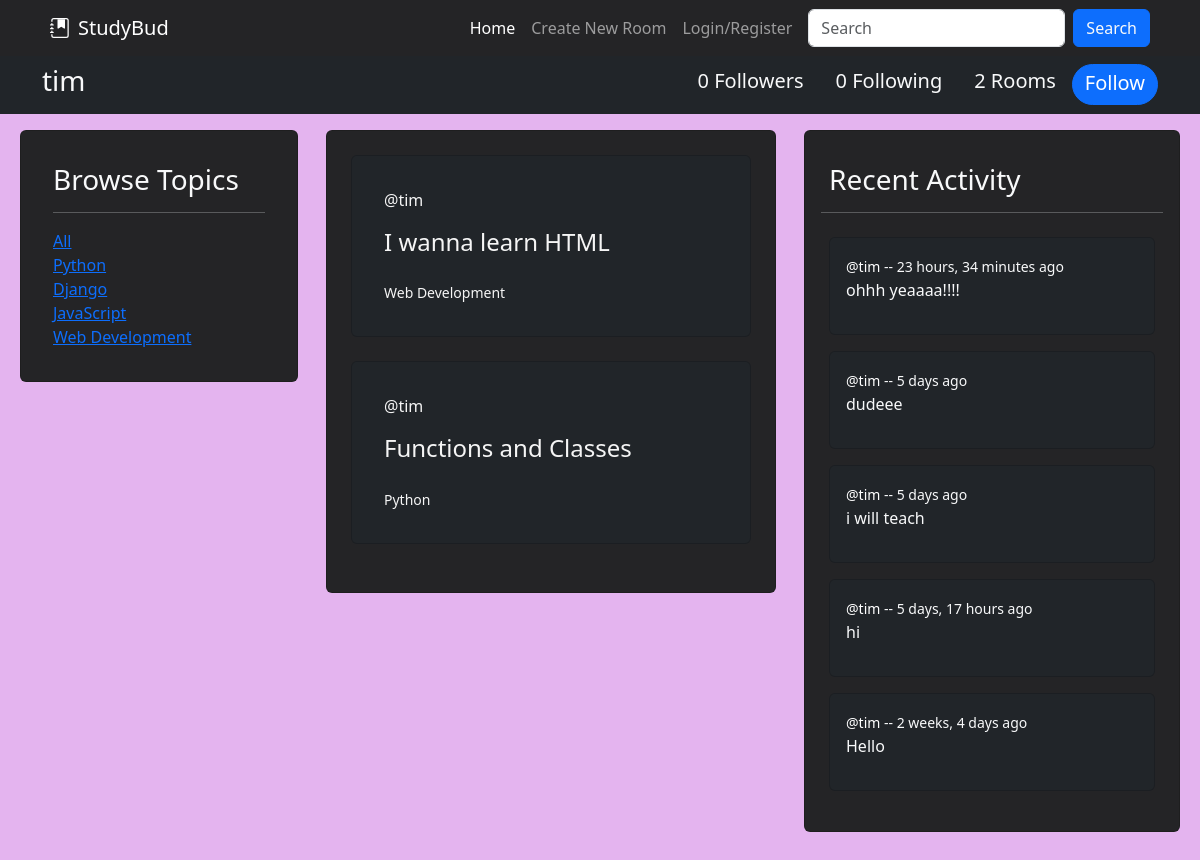
/profile/2/, run on an earlier commit of the app's database.
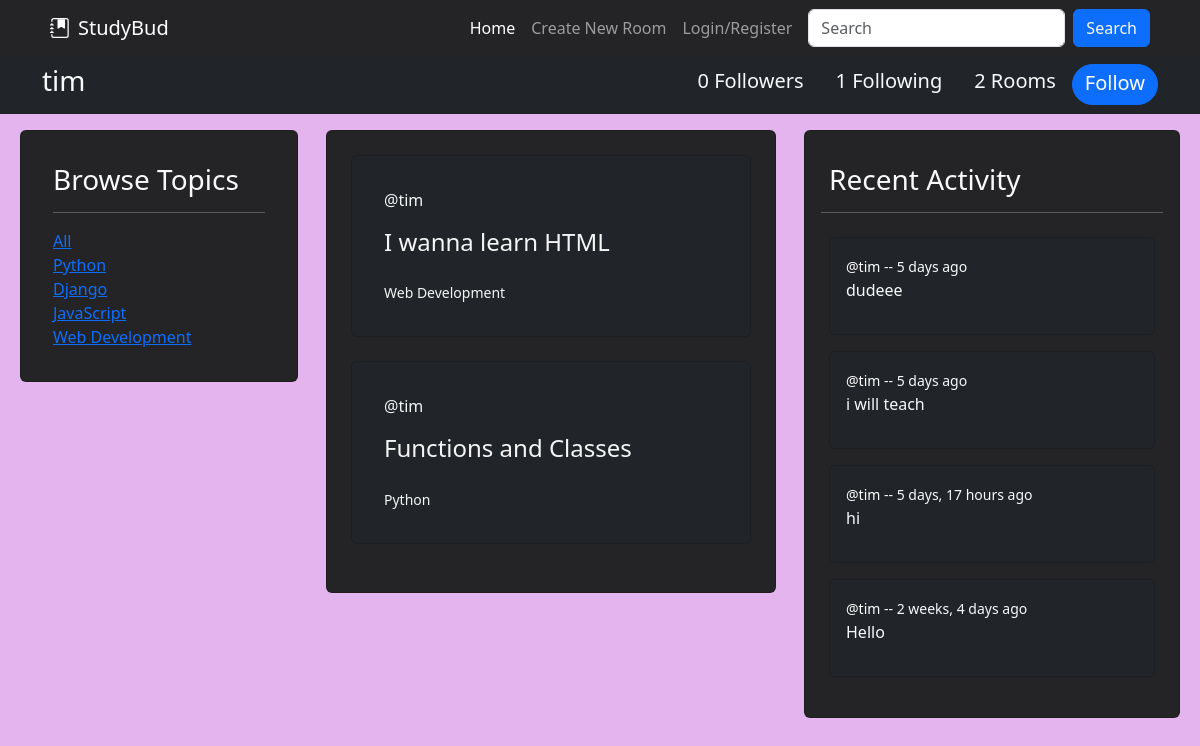
And on a later commit of the database.
### base/models.py (models this page shows, shortened)
class Topic(models.Model):
    name = models.CharField(max_length=200)

class Room(models.Model):
    host = models.ForeignKey(User, on_delete=models.SET_NULL, null=True)
    topic = models.ForeignKey(Topic, on_delete=models.SET_NULL, null=True)
    name = models.CharField(max_length=200)
    description = models.TextField(null=True, blank=True) # Null is allowed, by default is false!
    participants = models.ManyToManyField(User, related_name='participants', blank=True)
    updated = models.DateTimeField(auto_now=True) # takes snapshot everytime its saved
    created = models.DateTimeField(auto_now_add=True) # only takes snapshot when saved first time
    class Meta:
        ordering = ['-updated', '-created'] # '-' sign makes newer one come at top

class Message(models.Model):
    user = models.ForeignKey(User, on_delete=models.CASCADE)
    room = models.ForeignKey(Room, on_delete=models.CASCADE) # This will delete all messages in a room after the room is deleted.
    body = models.TextField() # required
    updated = models.DateTimeField(auto_now=True) # takes snapshot everytime its saved
    created = models.DateTimeField(auto_now_add=True) # only takes snapshot when saved first time
    class Meta:
        ordering = ['-updated', '-created']
    def __str__(self):
        return self.body[0:50] # we want only first 50 messages for preview

### base/views.py (the view)
# urls.py: path('profile/<str:pk>/', views.userProfile, name="profile"),
def userProfile(request, pk):
    q = request.GET.get('q') if request.GET.get('q') != None else ''
    user = User.objects.get(id=pk)
    follower = request.user.username
    topics = Topic.objects.all()
    rooms = user.room_set.filter(
        Q(name__icontains=q),
    )[:6]
    room_messages = user.message_set.filter(
        Q(body__icontains=q),
        Q(room__name__icontains=q),
    )[:6]
    if FollowersCount.objects.filter(follower=follower, user=user.username).first():
        button_text = "Unfollow"
    else:
        button_text = "Follow"
    user_followers = len(FollowersCount.objects.filter(user=user.username))
    user_following = len(FollowersCount.objects.filter(follower=user.username))
    user_rooms = len(Room.objects.filter(host=user.id))
    context = {'user':user, 'topics':topics, 'rooms':rooms, 'room_messages':room_messages, 'button_text':button_text, 'user_rooms':user_rooms, 'user_followers':user_followers, 'user_following':user_following}
    return render(request, 'base/user.html', context)

### base/templates/base/user.html (shortened to what this page needs)
{% extends 'main.html' %}
{% load static %}
{% block content %}
{% if rq == "account" %}
<div class="container-fluid px-0">
    <nav class="navbar navbar-expand-lg navbar-dark bg-dark text-light">
        <div class="container">
            <h3>{{ user.username }}</h3>
            <button class="navbar-toggler" data-bs-toggle="collapse" data-bs-target="#navmenu">
                <span class="navbar-toggler-icon"></span>
            </button>
            <div class="collapse navbar-collapse" id="navmenu">
                <ul class="navbar-nav ms-auto">
                    <li class="nav-item px-3"><h5>Followers</h5></li>
                    <li class="nav-item px-3"><h5>Following</h5></li>
                    <li class="nav-item px-3"><h5>Posts</h5></li>
                </ul>
            </div>
        </div>
    </nav>
    <div class="container-fluid px-4 py-0">
        <div class="row px-3">
            <div class="col-3 p-2">
                <div class="card py-2">
                    <div class="card-body">
                        <h3 class="card-title">Following</h3>
                        <hr>
                    </div>
                </div>
            </div>
            <div class="col-5 p-2">
                <div class="card py-2">
                    <div class="card-body">
                        <h3 class="card-title">For You</h3>
                        <hr>
                    </div>
                </div>
            </div>
            <div class="col-4 p-2">
                <div class="card py-2">
                    <div class="card-body">
                        <h3 class="card-title">Recent Posts</h3>
                        <hr>
                    </div>
                </div>
            </div>
        </div>
    </div>
</div>
{%else%}
<div class="container-fluid px-0">
    <nav class="navbar navbar-expand-lg navbar-dark bg-dark text-light">
        <div class="container">
            <h3>{{ user.username }}</h3>
            <div class="collapse navbar-collapse" id="navmenu">
                <ul class="navbar-nav ms-auto">
                    {% if user_followers == 1 %}
                    <li class="nav-item px-3"style="margin: auto;"><h5>{{user_followers}} Follower</h5></li>
                    {%else%}
                    <li class="nav-item px-3"style="margin: auto;"><h5>{{user_followers}} Followers</h5></li>
                    {% endif %}
                    <li class="nav-item px-3"style="margin: auto;"><h5>{{user_following}} Following</h5></li>
                    <li class="nav-item px-3" style="margin: auto;"><h5>{{user_rooms}} Rooms</h5></li>
                    {% if request.user.username == user.username %}
                    <button class="btn btn-outline-primary rounded-pill" style="padding-bottom:1px;"><h5>Settings</h5></button>
                    {% else %}
                    <form action="{% url 'follow' user.id %}" method="POST">
                        <button type="submit" class="btn btn-primary rounded-pill" style="padding-bottom:1px;"><h5>{{button_text}}</h5></button>
                    </form>
                    {% endif %}
                </ul>
            </div>
        </div>
    </nav>
    <div class="container-fluid px-4 py-0">
        <div class="row py-2">
            <div class="col-3 p-2">
                {% include 'base/topics_comp.html' %}
            </div>
            <div class="col-5 p-2">
                <div class="container">
                    <div class="card py-4" style="background-color: #242426">
                        {% include 'base/feed_comp.html' %}
                    </div>
                </div>
            </div>
            <div class="col-4 p-2">
                {% include 'base/activity_comp.html' %}
            </div>
        </div>
    </div>
</div>
{%endif%}
{% endblock content %}

### templates/main.html (shortened to what this page needs)
<!DOCTYPE html>
{% load static %}
<html lang="en">
<head>
    <link href="https://cdn.jsdelivr.net/npm/bootstrap@5.3.3/dist/css/bootstrap.min.css" rel="stylesheet"
>
    <link rel="stylesheet" href="{% static 'styles/main.css' %}">
</head>
<body>
    {% include 'navbar.html' %}
    {% block content %}{% endblock %}
</body>
</html>

### templates/navbar.html (shortened to what this page needs)
<nav class="navbar navbar-expand-lg navbar-dark sticky-top" style="background-color: #242426;">
    <div class="container">
        <a href="{% url 'home' %}" class="navbar-brand">StudyBud</a>
        <div class="collapse navbar-collapse" id="navmenu">
            <ul class="navbar-nav ms-auto">
                <li class="nav-item">
                    <a href="{% url 'home' %}" class="nav-link active">Home</a>
                </li>
                <li class="nav-item">
                    <a href="{% url 'create-room' %}" class="nav-link">Create New Room</a>
                </li>
                <li class="nav-item">
                    {% if request.user.is_authenticated %}
                    <a href="{% url 'logout' %}" class="nav-link">Logout</a>
                    {% else %}
                    <a href="{% url 'login' %}" class="nav-link">Login/Register</a>
                    {% endif %}
                </li>
            </ul>
            <form role="search" action="{% url 'home' %}" class="d-flex px-2">
                <input class="form-control me-2" type="search" name="q" placeholder="Search" aria-label="Search">
                <button class="btn btn-outline-primary bg-primary text-light" type="submit">Search</button>
            </form>
        </div>
    </div>
</nav>

### base/templates/base/topics_comp.html
<div class="container px-0 pb-4">
    <div class="card container text-light p-3" style="background-color: #242426;width: 1fr;">
        <div class="card-body">
            <h3 class="card-title">Browse Topics</h3>
            <hr />
            <div class="card-link">
                <a href="?q=">All</a>
            </div>
            {% for topic in topics %}
            <div class="card-link ms-auto">
                <a href="?q={{topic.name}}">{{ topic.name }}</a>
            </div>
            {% endfor %}
        </div>
    </div>
</div>

### base/templates/base/feed_comp.html (shortened to what this page needs)
<div class="row px-4">
    {% for room in rooms %}
    <div class="container pb-4">
        <div class="card bg-dark text-light p-3">
            <div class="card-body">
                <span class="card-link"><a style="color: whitesmoke; text-decoration: none;" href="{% url 'profile' room.host.id %}">@{{ room.host.username }}</a></span>
                <h4 class="card-title py-3">
                    <a href="{% url 'room' room.id %}" style="color: whitesmoke; text-decoration: none;" class="">{{ room.name }}</a>
                </h4>
                <small class="card-subtitle card-link mb-2 text-light"><a style="color: whitesmoke; text-decoration: none;" href="{% url 'home' %}?q={{room.topic.name}}">{{ room.topic.name }}</a></small>
            </div>
        </div>
    </div>
    {% endfor %}
</div>

### base/templates/base/activity_comp.html (shortened to what this page needs)
<div class="container px-0 pb-4" style="width: 1fr;">
    <div class="card container text-light p-3" style="background-color: #242426;">
        <div class="card-body px-0">
            <h3 class="card-title px-2">Recent Activity</h3>
            <hr />
            {% for message in room_messages %}
                <div class="container-fluid p-2">
                    <div class="card bg-dark text-light">
                        <div class="card-body">
                            <small class="card-link"><a href="{% url 'profile' message.user.id %}" class="links">@{{message.user}}</a> -- {{message.created|timesince}} ago</small>
                            <p>{{message}}</p>
                        </div>
                    </div>
                </div>
            {% endfor %}
        </div>
    </div>
</div>

### static/styles/main.css (style rules this page uses)
body { background-color:#e4b4ef; }

### base/templates/base/activity_comp.html (style rules this page uses)
.links { color: white; text-decoration: none; }

What changed in the data, as far as the page shows it:
removed Message: user "tim", created "23 hours, 34 minutes", body "ohhh yeaaaa!!!!"
Also different on the page:
{{ user_following }}: "0" → "1"
